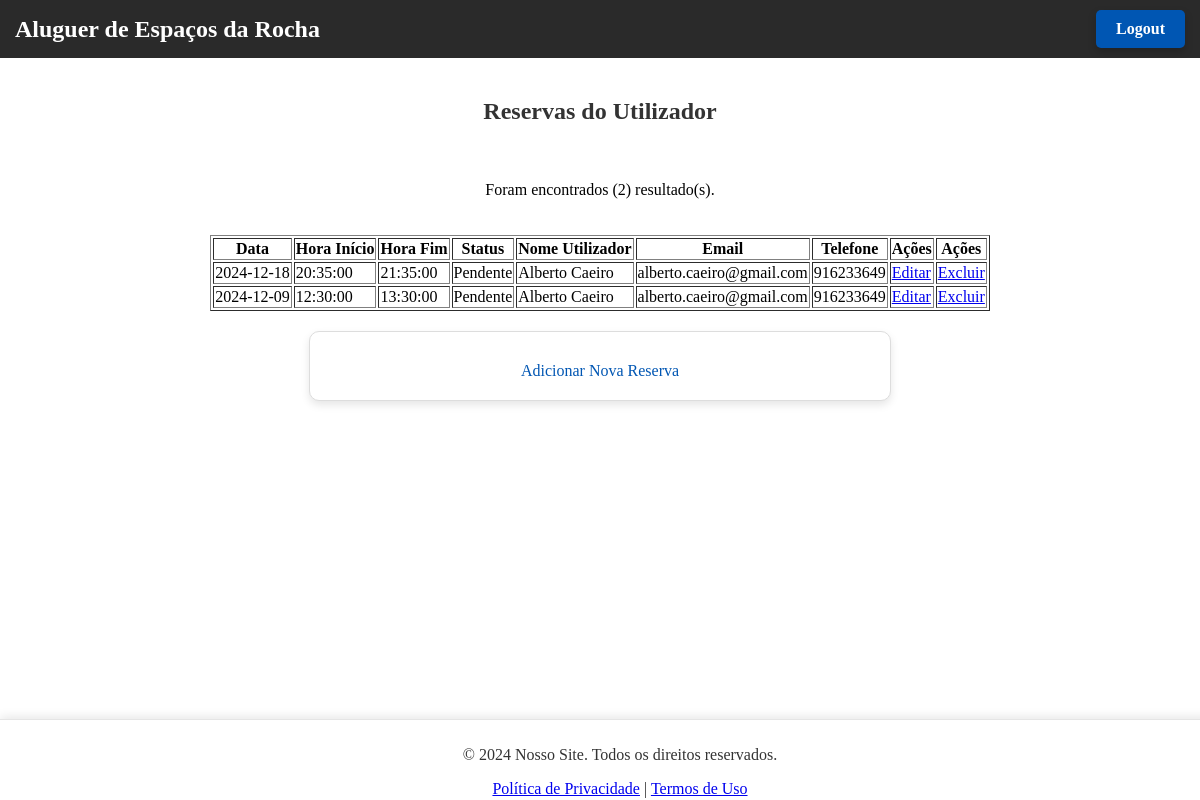
Page /logado.php?id=7 on the committed database.
### tables this page shows
CREATE TABLE `reserva` (
  `id_reserva` int(11) NOT NULL,
  `data_reserva` date DEFAULT NULL,
  `hora_inicio` time DEFAULT NULL,
  `hora_fim` time DEFAULT NULL,
  `status_reserva` enum('Confirmada','Cancelada','Pendente') DEFAULT 'Pendente',
  `id_utilizador` int(11) DEFAULT NULL,
  `id_espaco` int(11) DEFAULT NULL
);

CREATE TABLE `utilizador` (
  `id_utilizador` int(11) NOT NULL,
  `nome` varchar(50) NOT NULL,
  `email` varchar(100) NOT NULL,
  `telefone` bigint(20) NOT NULL,
  `tipo_user` enum('Professor','Aluno','Externo') NOT NULL,
  `senha` varchar(50) NOT NULL
);

### logado.php (the view, shortened to what this page needs)
<?php
include('connect.php');
$id = $_SESSION['id'];
$sql = "SELECT r.id_reserva, r.data_reserva, r.hora_inicio, r.hora_fim, r.status_reserva,
               u.nome AS nome_utilizador, u.email, u.telefone
        FROM reserva r
        JOIN utilizador u ON r.id_utilizador = u.id_utilizador
        WHERE u.id_utilizador = ?";
$stmt = $con->prepare($sql);
$stmt->bind_param("i", $id);
$stmt->execute();
$result = $stmt->get_result();
?>
<!DOCTYPE html>
<html lang="pt-PT">
<head>
    <link rel="stylesheet" href="style.css">
</head>
<body>
    <header>
        <h1>Aluguer de Espaços da Rocha</h1>
        <a href="logout.php" class="login-button" onclick="return confirmarLogout(event)">Logout</a>
    </header>
    <main>
        <h2>Reservas do Utilizador</h2>
        <table border="1">
            <tr>
                <th>Data</th>
                <th>Hora Início</th>
                <th>Hora Fim</th>
                <th>Status</th>
                <th>Nome Utilizador</th>
                <th>Email</th>
                <th>Telefone</th>
                <th>Ações</th>
                <th>Ações</th>
            </tr>
            <?php
            if ($result->num_rows > 0) {
                echo "<p>Foram encontrados (" . $result->num_rows . ") resultado(s).</p>";
                while ($row = $result->fetch_assoc()) {
                    echo "<tr>
                        <td>{$row['data_reserva']}</td>
                        <td>{$row['hora_inicio']}</td>
                        <td>{$row['hora_fim']}</td>
                        <td>{$row['status_reserva']}</td>
                        <td>{$row['nome_utilizador']}</td>
                        <td>{$row['email']}</td>
                        <td>{$row['telefone']}</td>
                        <td>";
                    if ($row['status_reserva'] != 'Confirmada' && $row['status_reserva'] != 'Cancelada') {
                        echo "<a href='editar_perfil.php?id_reserva={$row['id_reserva']}'>Editar</a>";
                    } else {
                        echo "Edição não permitida";
                    }
                    echo "</td><td>";
                    if ($row['status_reserva'] != 'Confirmada' && $row['status_reserva'] != 'Cancelada') {
                        echo "<a href='excluir_reserva.php?id_reserva={$row['id_reserva']}'>Excluir</a>";
                    } else {
                        echo "Exclusão não permitida";
                    }
                    echo "</td></tr>";
                }
            } else {
                echo "<tr><td colspan='8'>Nenhuma reserva encontrada para este utilizador.</td></tr>";
            }
            ?>
        </table>
        <div class="form-container">
            <a href="adicionar_reserva.php" class="btn-adicionar">Adicionar Nova Reserva</a>
        </div>
    </main>
    <footer>
        <p>&copy; 2024 Nosso Site. Todos os direitos reservados.</p>
        <p><a href="#">Política de Privacidade</a> | <a href="#">Termos de Uso</a></p>
    </footer>
</body>
</html>

### style.css (style rules this page uses)
body { display: flex; flex-direction: column; min-height: 100vh; margin: 0; }
header { background: #2a2a2a; color: white; display: flex; align-items: center; justify-content: space-between; padding: 10px 15px; position: relative; }
header h1 { font-size: 1.5rem; margin: 0; }
main { display: flex; flex-direction: column; align-items: center; gap: 20px; padding: 20px 0; }
.form-container { background: white; border: 1px solid #ddd; border-radius: 10px; padding: 20px; width: 45%; box-shadow: 0 4px 8px rgba(0, 0, 0, 0.1); margin-bottom: 20px; justify-content: center; align-items: center; }
h2 { text-align: center; color: #333; }
.form-container a { color: #0056b3; text-decoration: none; display: block; margin-top: 10px; text-align: center; }
.login-button { background-color: #0056b3; color: #ffffff; text-decoration: none; border: none; border-radius: 5px; padding: 10px 20px; font-size: 1rem; font-weight: bold; text-align: center; display: inline-block; cursor: pointer; transition: background-color 0.3s ease, transform 0.2s ease; box-shadow: 0px 4px 8px rgba(0, 0, 0, 0.2); }
footer { width: 100%; height: 60px; padding: 10px 20px; background: rgba(255, 255, 255, 0.8); color: #333; text-align: center; backdrop-filter: blur(8px); position: fixed; bottom: 0; border-top: 1px solid rgba(0, 0, 0, 0.1); box-shadow: 0 -2px 10px rgba(0, 0, 0, 0.1); z-index: 1000; transition: opacity 0.4s ease, transform 0.4s ease; }

### rows in the picture
reserva: data_reserva "2024-12-18", hora_inicio "20:35:00", hora_fim "21:35:00", status_reserva "Pendente", id_utilizador.nome "Alberto Caeiro", id_utilizador.email "alberto.caeiro@gmail.com", id_utilizador.telefone "916233649"
reserva: data_reserva "2024-12-09", hora_inicio "12:30:00", hora_fim "13:30:00", status_reserva "Pendente", id_utilizador.nome "Alberto Caeiro", id_utilizador.email "alberto.caeiro@gmail.com", id_utilizador.telefone "916233649"

### other values in the picture
$result->num_rows "2"
